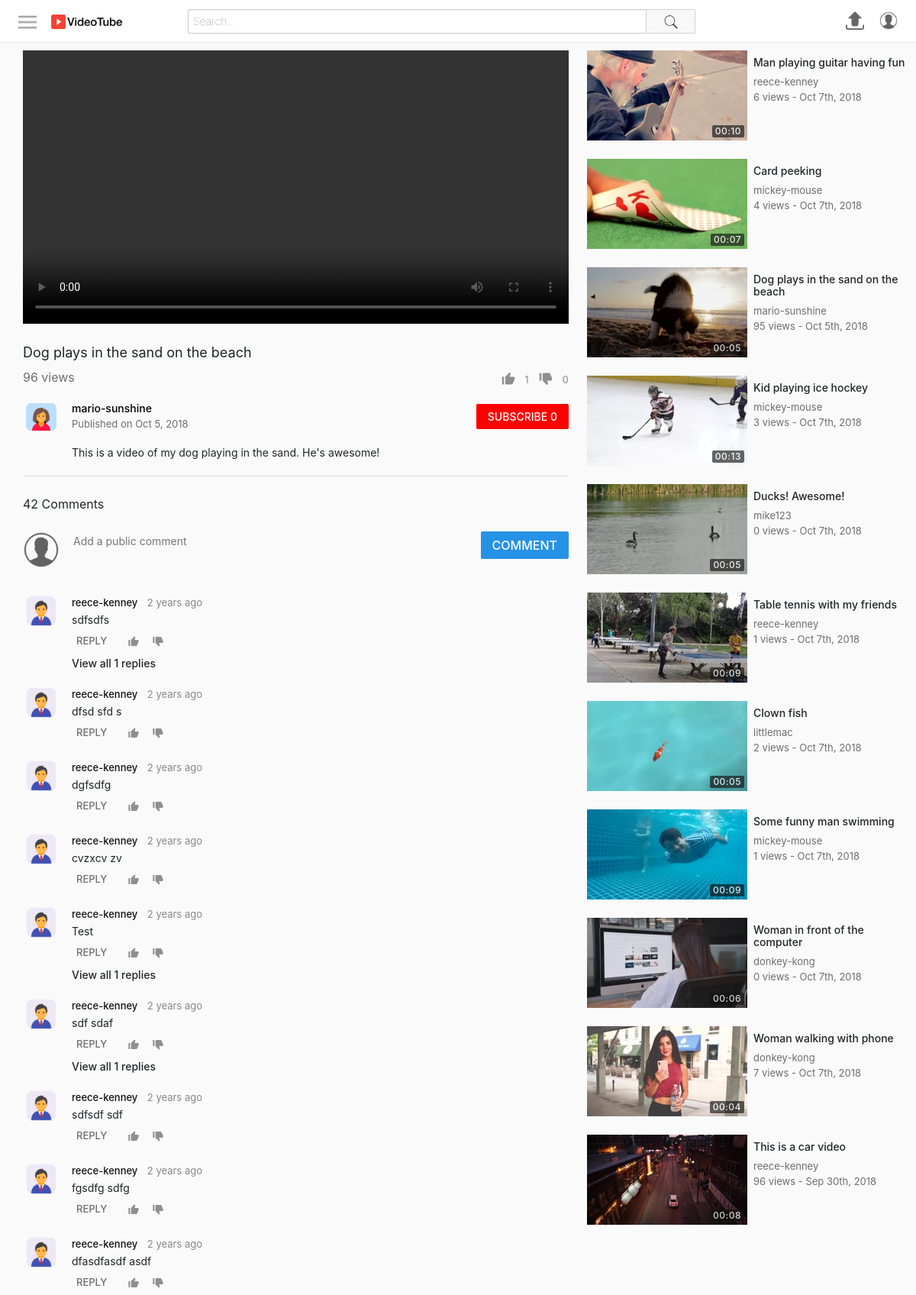
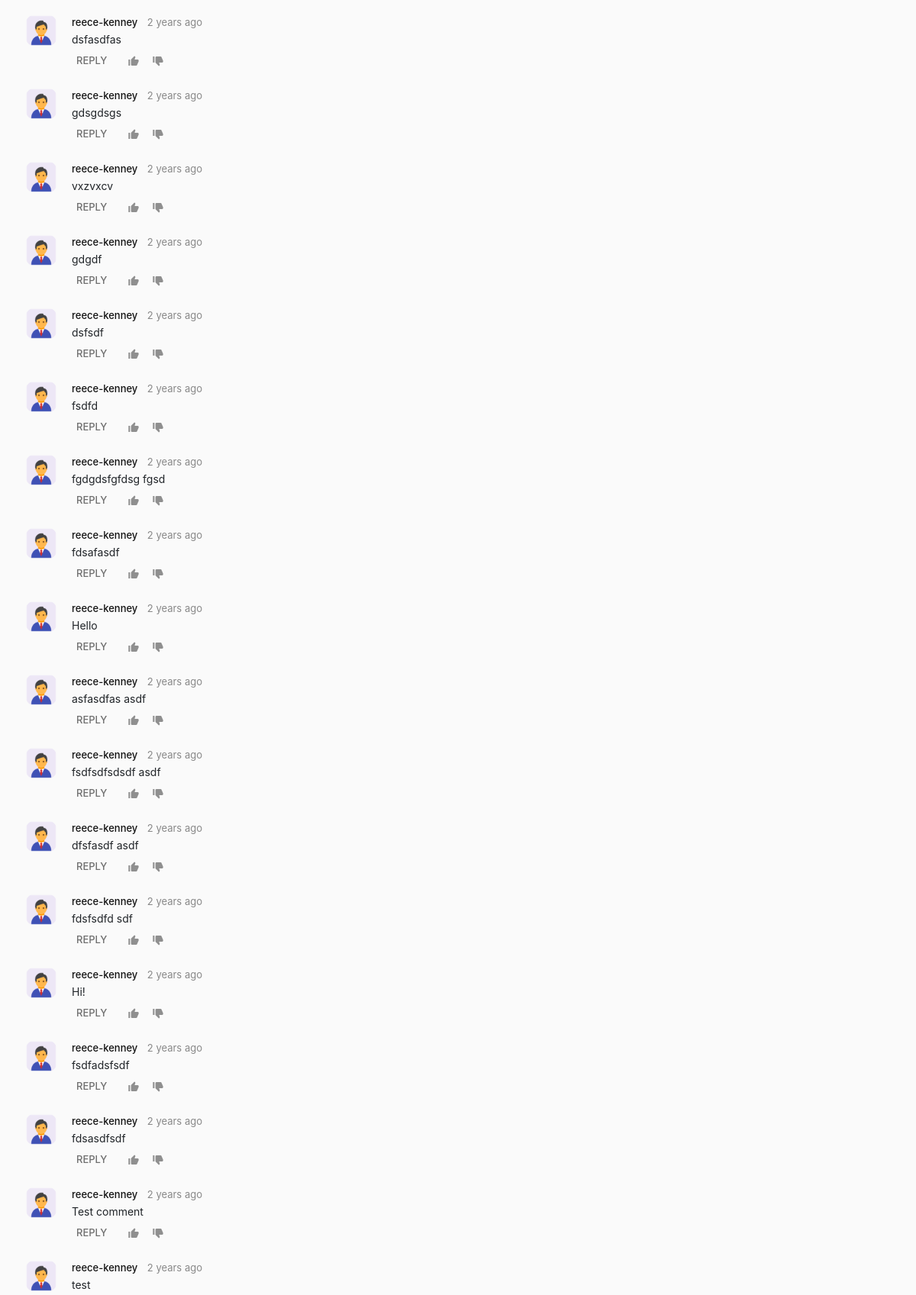
The app's page /watch.php?id=155 (signed in, upper part) with its own data (2 pictures, top to bottom).
### tables this page shows
CREATE TABLE `users` (
  `id` int(11) NOT NULL,
  `firstName` varchar(25) NOT NULL,
  `lastName` varchar(25) NOT NULL,
  `username` varchar(25) NOT NULL,
  `email` varchar(100) NOT NULL,
  `password` varchar(255) NOT NULL,
  `signUpDate` datetime NOT NULL DEFAULT CURRENT_TIMESTAMP,
  `profilePic` varchar(255) NOT NULL
);

CREATE TABLE `videos` (
  `id` int(11) NOT NULL,
  `uploadedBy` varchar(50) NOT NULL,
  `title` varchar(70) NOT NULL,
  `description` varchar(1000) NOT NULL,
  `privacy` int(11) NOT NULL,
  `filePath` varchar(250) NOT NULL,
  `category` int(11) NOT NULL,
  `uploadDate` datetime NOT NULL DEFAULT CURRENT_TIMESTAMP,
  `views` int(11) NOT NULL,
  `duration` varchar(10) NOT NULL
);

CREATE TABLE `comments` (
  `id` int(11) NOT NULL,
  `postedBy` varchar(50) NOT NULL,
  `videoId` int(11) NOT NULL,
  `responseTo` int(11) NOT NULL,
  `body` text NOT NULL,
  `datePosted` datetime NOT NULL DEFAULT CURRENT_TIMESTAMP
);

CREATE TABLE `thumbnails` (
  `id` int(11) NOT NULL,
  `videoId` int(11) NOT NULL,
  `filePath` varchar(250) NOT NULL,
  `selected` int(11) NOT NULL
);

### includes/classes/ButtonProvider.php (the view, shortened to what the rows shown need)
<?php
class ButtonProvider {
    public static $signInFunction = "notSignedIn()";
    public static function createLink($link) {
        return User::isLoggedIn() ? $link : ButtonProvider::$signInFunction;
    }
    public static function createButton($text, $imageSrc, $action, $class) {
        $image = ($imageSrc == null) ? "" : "<img src='$imageSrc'>";
        $action  = ButtonProvider::createLink($action);
        return "<button class='$class' onclick='$action'>
                    $image
                    <span class='text'>$text</span>
                </button>";
    }
    public static function createUserProfileButton($con, $username) {
        $userObj = new User($con, $username);
        $profilePic = $userObj->getProfilePic();
        $link = "profile.php?username=$username";
        return "<a href='$link'>
                    <img src='$profilePic' class='profilePicture'>
                </a>";
    }
    public static function createSubscriberButton($con, $userToObj, $userLoggedInObj) {
        $userTo = $userToObj->getUsername();
        $userLoggedIn = $userLoggedInObj->getUsername();
        $isSubscribedTo = $userLoggedInObj->isSubscribedTo($userTo);
        $buttonText = $isSubscribedTo ? "SUBSCRIBED" : "SUBSCRIBE";
        $buttonText .= " " . $userToObj->getSubscriberCount();
        $buttonClass = $isSubscribedTo ? "unsubscribe button" : "subscribe button";
        $action = "subscribe(\"$userTo\", \"$userLoggedIn\", this)";
        $button = ButtonProvider::createButton($buttonText, null, $action, $buttonClass);
        return "<div class='subscribeButtonContainer'>
                    $button
                </div>";
    }
    public static function createUserProfileNavigationButton($con, $username) {
        if(User::isLoggedIn()) {
            return ButtonProvider::createUserProfileButton($con, $username);
        }
        else {
            return "<a href='signIn.php'>
                        <span class='signInLink'>SIGN IN</span>
                    </a>";
        }
    }
}
?>

### includes/classes/VideoInfoSection.php
<?php
require_once("includes/classes/VideoInfoControls.php");
class VideoInfoSection {
    private $con, $video, $userLoggedInObj;
    public function __construct($con, $video, $userLoggedInObj) {
        $this->con = $con;
        $this->video = $video;
        $this->userLoggedInObj = $userLoggedInObj;
    }
    public function create() {
        return $this->createPrimaryInfo() . $this->createSecondaryInfo();
    }
    private function createPrimaryInfo() {
        $title = $this->video->getTitle();
        $views = $this->video->getViews();
        $videoInfoControls = new VideoInfoControls($this->video, $this->userLoggedInObj);
        $controls = $videoInfoControls->create();
        return "<div class='videoInfo'>
                    <h1>$title</h1>
                    <div class='bottomSection'>
                        <span class='viewCount'>$views views</span>
                        $controls
                    </div>
                </div>";
    }
    private function createSecondaryInfo() {
        $description = $this->video->getDescription();
        $uploadDate = $this->video->getUploadDate();
        $uploadedBy = $this->video->getUploadedBy();
        $profileButton = ButtonProvider::createUserProfileButton($this->con, $uploadedBy);
        if($uploadedBy == $this->userLoggedInObj->getUsername()) {
            $actionButton = ButtonProvider::createEditVideoButton($this->video->getId());
        }
        else {
            $userToObject = new User($this->con, $uploadedBy);
            $actionButton = ButtonProvider::createSubscriberButton($this->con, $userToObject, $this->userLoggedInObj);
        }
        return "<div class='secondaryInfo'>
                    <div class='topRow'>
                        $profileButton
                        <div class='uploadInfo'>
                            <span class='owner'>
                                <a href='profile.php?username=$uploadedBy'>
                                    $uploadedBy
                                </a>
                            </span>
                            <span class='date'>Published on $uploadDate</span>
                        </div>
                        $actionButton
                    </div>
                    <div class='descriptionContainer'>
                        $description
                    </div>
                </div>";
    }
}
?>

### includes/classes/CommentSection.php
<?php
class CommentSection {
    private $con, $video, $userLoggedInObj;
    public function __construct($con, $video, $userLoggedInObj) {
        $this->con = $con;
        $this->video = $video;
        $this->userLoggedInObj = $userLoggedInObj;
    }
    public function create() {
        return $this->createCommentSection();
    }
    private function createCommentSection() {
        $numComments = $this->video->getNumberOfComments();
        $postedBy = $this->userLoggedInObj->getUsername();
        $videoId = $this->video->getId();
        $profileButton = ButtonProvider::createUserProfileButton($this->con, $postedBy);
        $commentAction = "postComment(this, \"$postedBy\", $videoId, null, \"comments\")";
        $commentButton = ButtonProvider::createButton("COMMENT", null, $commentAction, "postComment");
        $comments = $this->video->getComments();
        $commentItems = "";
        foreach($comments as $comment) {
            $commentItems .= $comment->create();
        }
        return "<div class='commentSection'>
                    <div class='header'>
                        <span class='commentCount'>$numComments Comments</span>
                        <div class='commentForm'>
                            $profileButton
                            <textarea class='commentBodyClass' placeholder='Add a public comment'></textarea>
                            $commentButton
                        </div>
                    </div>
                    <div class='comments'>
                        $commentItems
                    </div>
                </div>";
    }
}
?>

### includes/classes/Comment.php (shortened to what the rows shown need)
<?php
require_once("ButtonProvider.php");
require_once("CommentControls.php");
class Comment {
    private $con, $sqlData, $userLoggedInObj, $videoId;
    public function __construct($con, $input, $userLoggedInObj, $videoId) {
        $this->sqlData = $input;
        $this->con = $con;
        $this->userLoggedInObj = $userLoggedInObj;
        $this->videoId = $videoId;
    }
    public function create() {
        $id = $this->sqlData["id"];
        $videoId = $this->getVideoId();
        $body = $this->sqlData["body"];
        $postedBy = $this->sqlData["postedBy"];
        $profileButton = ButtonProvider::createUserProfileButton($this->con, $postedBy);
        $timespan = $this->time_elapsed_string($this->sqlData["datePosted"]);
        $commentControlsObj = new CommentControls($this->con, $this, $this->userLoggedInObj);
        $commentControls = $commentControlsObj->create();
        $numResponses = $this->getNumberOfReplies();
        if($numResponses > 0) {
            $viewRepliesText = "<span class='repliesSection viewReplies' onclick='getReplies($id, this, $videoId)'>
                                    View all $numResponses replies</span>";
        }
        else {
            $viewRepliesText = "<div class='repliesSection'></div>";
        }
        return "<div class='itemContainer'>
                    <div class='comment'>
                        $profileButton
                        <div class='mainContainer'>
                            <div class='commentHeader'>
                                <a href='profile.php?username=$postedBy'>
                                    <span class='username'>$postedBy</span>
                                </a>
                                <span class='timestamp'>$timespan</span>
                            </div>
                            <div class='body'>
                                $body
                            </div>
                        </div>
                    </div>
                    $commentControls
                    $viewRepliesText
                </div>";
    }
    public function getNumberOfReplies() {
        $query = $this->con->prepare("SELECT count(*) FROM comments WHERE responseTo=:responseTo");
        $query->bindParam(":responseTo", $id);
        $id = $this->sqlData["id"];
        $query->execute();
        return $query->fetchColumn();
    }
    function time_elapsed_string($datetime, $full = false) {
        $now = new DateTime;
        $ago = new DateTime($datetime);
        $diff = $now->diff($ago);
        $diff->w = floor($diff->d / 7);
        $string = array(
            'y' => 'year',
            'm' => 'month',
            'w' => 'week',
            'd' => 'day',
            'h' => 'hour',
            'i' => 'minute',
            's' => 'second',
        );
        if (!$full) $string = array_slice($string, 0, 1);
        return $string ? implode(', ', $string) . ' ago' : 'just now';
    }
    public function getId() {
        return $this->sqlData["id"];
    }
    public function getVideoId() {
        return $this->videoId;
    }
    public function wasLikedBy() {
        $query = $this->con->prepare("SELECT * FROM likes WHERE username=:username AND commentId=:commentId");
        $query->bindParam(":username", $username);
        $query->bindParam(":commentId", $id);
        $query->execute();
        return $query->rowCount() > 0;
    }
    public function wasDislikedBy() {
        $query = $this->con->prepare("SELECT * FROM dislikes WHERE username=:username AND commentId=:commentId");
        $query->bindParam(":username", $username);
        $query->bindParam(":commentId", $id);
        $id = $this->getId();
        $query->execute();
        return $query->rowCount() > 0;
    }
    public function getLikes() {
        $query = $this->con->prepare("SELECT count(*) as 'count' FROM likes WHERE commentId=:commentId");
        $query->bindParam(":commentId", $commentId);
        $commentId = $this->getId();
        $query->execute();
        $data = $query->fetch(PDO::FETCH_ASSOC);
        $numLikes = $data["count"];
        $query = $this->con->prepare("SELECT count(*) as 'count' FROM dislikes WHERE commentId=:commentId");
        $query->bindParam(":commentId", $commentId);
        $query->execute();
        $data = $query->fetch(PDO::FETCH_ASSOC);
        $numDislikes = $data["count"];
        return $numLikes - $numDislikes;
    }
}
?>

### includes/classes/VideoGrid.php (shortened to what the rows shown need)
<?php
class VideoGrid {
    private $con, $userLoggedInObj;
    private $largeMode = false;
    private $gridClass = "videoGrid";
    public function __construct($con, $userLoggedInObj) {
        $this->con = $con;
        $this->userLoggedInObj = $userLoggedInObj;
    }
    public function create($videos, $title, $showFilter) {
        if($videos == null) {
            $gridItems = $this->generateItems();
        }
        else {
            $gridItems = $this->generateItemsFromVideos($videos);
        }
        $header = "";
        return "$header
                <div class='$this->gridClass'>
                    $gridItems
                </div>";
    }
    public function generateItems() {
        $query = $this->con->prepare("SELECT * FROM videos ORDER BY RAND() LIMIT 15");
        $query->execute();
        $elementsHtml = "";
        while($row = $query->fetch(PDO::FETCH_ASSOC)) {
            $video = new Video($this->con, $row, $this->userLoggedInObj);
            $item = new VideoGridItem($video, $this->largeMode);
            $elementsHtml .= $item->create();
        }
        return $elementsHtml;
    }
}
?>

### includes/classes/VideoGridItem.php
<?php
class VideoGridItem {
    private $video, $largeMode;
    public function __construct($video, $largeMode) {
        $this->video = $video;
        $this->largeMode = $largeMode;
    }
    public function create() {
        $thumbnail = $this->createThumbnail();
        $details = $this->createDetails();
        $url = "watch.php?id=" . $this->video->getId();
        return "<a href='$url'>
                    <div class='videoGridItem'>
                        $thumbnail
                        $details
                    </div>
                </a>";
    }
    private function createThumbnail() {
        $thumbnail = $this->video->getThumbnail();
        $duration = $this->video->getDuration();
        return "<div class='thumbnail'>
                    <img src='$thumbnail'>
                    <div class='duration'>
                        <span>$duration</span>
                    </div>
                </div>";
    }
    private function createDetails() {
        $title = $this->video->getTitle();
        $username = $this->video->getUploadedBy();
        $views = $this->video->getViews();
        $description = $this->createDescription();
        $timestamp = $this->video->getTimeStamp();
        return "<div class='details'>
                    <h3 class='title'>$title</h3>
                    <span class='username'>$username</span>
                    <div class='stats'>
                        <span class='viewCount'>$views views - </span>
                        <span class='timeStamp'>$timestamp</span>
                    </div>
                    $description
                </div>";
    }
    private function createDescription() {
        if(!$this->largeMode) {
            return "";
        }
        else {
            $description = $this->video->getDescription();
            $description = (strlen($description) > 350) ? substr($description, 0, 347) . "..." : $description;
            return "<span class='description'>$description</span>";
        }
    }
}
?>

### records on screen
users: profilePic (placeholder picture)
videos: title "Dog plays in the sand on the beach", uploadedBy "mario-sunshine", uploadDate "Oct 5, 2018", description "This is a video of my dog playing in the sand. He's awesome!", thumbnails.filePath (picture), duration "00:05", views "95", uploadDate "Oct 5th, 2018"
users: profilePic (placeholder picture)
users: profilePic (placeholder picture)
comments: datePosted "2 years ago", body "sdfsdfs"
comments: datePosted "2 years ago", body "dfsd sfd s"
comments: datePosted "2 years ago", body "dgfsdfg"
comments: datePosted "2 years ago", body "cvzxcv zv"
comments: datePosted "2 years ago", body "Test"
comments: datePosted "2 years ago", body "sdf sdaf"
comments: datePosted "2 years ago", body "sdfsdf sdf"
comments: datePosted "2 years ago", body "fgsdfg sdfg"
comments: datePosted "2 years ago", body "dfasdfasdf asdf"
comments: datePosted "2 years ago", body "dsfasdfas"
comments: datePosted "2 years ago", body "gdsgdsgs"
comments: datePosted "2 years ago", body "vxzvxcv"
comments: datePosted "2 years ago", body "gdgdf"
comments: datePosted "2 years ago", body "dsfsdf"
comments: datePosted "2 years ago", body "fsdfd"
comments: datePosted "2 years ago", body "fgdgdsfgfdsg fgsd"
comments: datePosted "2 years ago", body "fdsafasdf"
comments: datePosted "2 years ago", body "Hello"
comments: datePosted "2 years ago", body "asfasdfas asdf"
comments: datePosted "2 years ago", body "fsdfsdfsdsdf asdf"
comments: datePosted "2 years ago", body "dfsfasdf asdf"
comments: datePosted "2 years ago", body "fdsfsdfd sdf"
comments: datePosted "2 years ago", body "Hi!"
comments: datePosted "2 years ago", body "fsdfadsfsdf"
comments: datePosted "2 years ago", body "fdsasdfsdf"
comments: datePosted "2 years ago", body "Test comment"
comments: datePosted "2 years ago", body "test"
videos: thumbnails.filePath (picture), duration "00:10", title "Man playing guitar having fun", uploadedBy "reece-kenney", views "6", uploadDate "Oct 7th, 2018"
videos: thumbnails.filePath (picture), duration "00:07", title "Card peeking", uploadedBy "mickey-mouse", views "4", uploadDate "Oct 7th, 2018"
videos: thumbnails.filePath (picture), duration "00:13", title "Kid playing ice hockey", uploadedBy "mickey-mouse", views "3", uploadDate "Oct 7th, 2018"
videos: thumbnails.filePath (picture), duration "00:05", title "Ducks! Awesome!", uploadedBy "mike123", views "0", uploadDate "Oct 7th, 2018"
videos: thumbnails.filePath (picture), duration "00:09", title "Table tennis with my friends", uploadedBy "reece-kenney", views "1", uploadDate "Oct 7th, 2018"
videos: thumbnails.filePath (picture), duration "00:05", title "Clown fish", uploadedBy "littlemac", views "2", uploadDate "Oct 7th, 2018"
videos: thumbnails.filePath (picture), duration "00:09", title "Some funny man swimming", uploadedBy "mickey-mouse", views "1", uploadDate "Oct 7th, 2018"
videos: thumbnails.filePath (picture), duration "00:06", title "Woman in front of the computer", uploadedBy "donkey-kong", views "0", uploadDate "Oct 7th, 2018"
videos: thumbnails.filePath (picture), duration "00:04", title "Woman walking with phone", uploadedBy "donkey-kong", views "7", uploadDate "Oct 7th, 2018"
videos: thumbnails.filePath (picture), duration "00:08", title "This is a car video", uploadedBy "reece-kenney", views "96", uploadDate "Sep 30th, 2018"

### other values on screen
$views "96"
$text "1 0 SUBSCRIBE 0 COMMENT"
$numComments "42"
$text "REPLY"
$numResponses "1"
$postedBy "reece-kenney"
